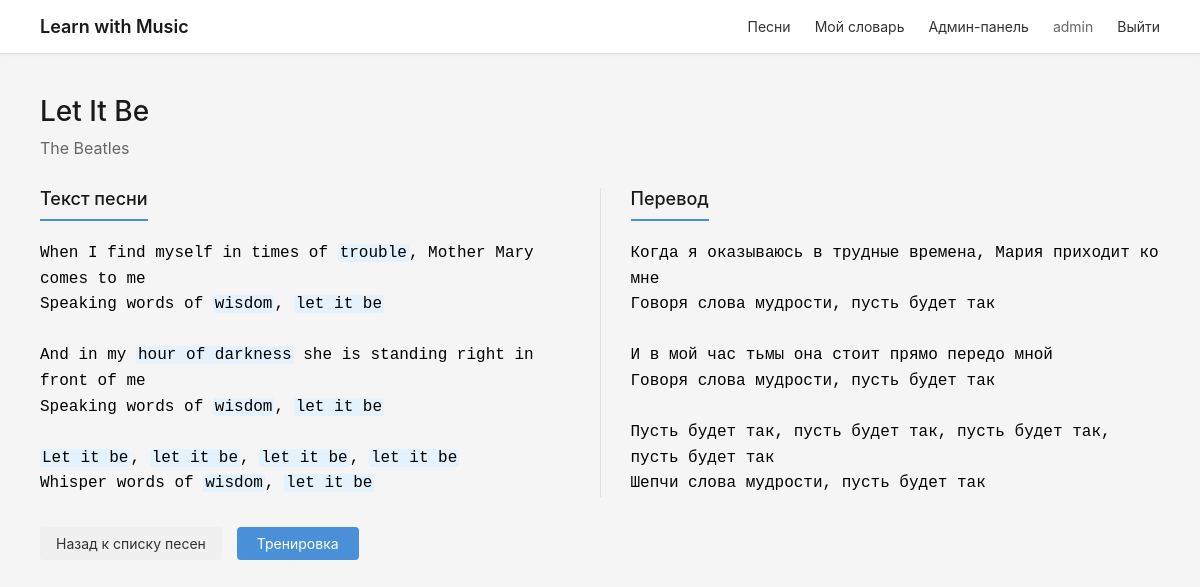
Page /music/study/1/ (signed in) on the committed database.
### music/models.py (models this page shows, shortened)
class Song(models.Model):
    LEVEL_CHOICES = [
        ('A1', 'Начальный (A1)'),
        ('A2', 'Элементарный (A2)'),
        ('B1', 'Средний (B1)'),
        ('B2', 'Выше среднего (B2)'),
        ('C1', 'Продвинутый (C1)'),
    ]
    title = models.CharField('название', max_length=200)
    artist = models.CharField('исполнитель', max_length=200)
    lyrics = models.TextField('текст песни')
    translate = models.TextField('перевод песни')
    level = models.CharField('уровень', max_length=2, choices=LEVEL_CHOICES, default='A1')
    vocabulary = models.TextField(
        'словарь песни',
        help_text='Формат JSON: {"word": "translation", "phrase": "translation"}',
        default='{}'
    )
    created_at = models.DateTimeField('дата добавления', auto_now_add=True)
    class Meta:
        verbose_name = 'song'
        verbose_name_plural = 'songs'
        ordering = ['-created_at']
    def get_vocabulary_dict(self):
        try:
            return json.loads(self.vocabulary)
        except json.JSONDecodeError:
            return {}

### music/views.py (the view)
# urls.py: path('study/<int:song_id>/', views.study_song, name='study_song'),
def study_song(request, song_id):
    song = get_object_or_404(Song, id=song_id)
    vocab = song.get_vocabulary_dict()
    return render(request, 'music/study_song.html', {'song': song, 'vocab': vocab})

### music/templates/music/study_song.html (shortened to what this page needs)
{% extends 'music/base.html' %}
{% block content %}
<div class="song-header">
    <h2>{{ song.title }}</h2>
    <div class="song-artist">{{ song.artist }}</div>
</div>
<div class="content-columns">
    <div class="lyrics-column">
        <div class="column-title">Текст песни</div>
        <div id="lyrics-container" class="lyrics-text">{{ song.lyrics|linebreaksbr }}</div>
    </div>
    <div class="translation-column">
        <div class="column-title">Перевод</div>
        <div id="translation-container" class="lyrics-text">{{ song.translate|linebreaksbr }}</div>
    </div>
</div>
<div class="action-buttons">
    <a href="{% url 'song_list' %}" class="btn-back">Назад к списку песен</a>
    <a href="{% url 'train_song' song.id %}" class="btn-train">Тренировка</a>
</div>
{% endblock %}

### music/templates/music/base.html (shortened to what this page needs)
<!DOCTYPE html>
<html>
<head>
</head>
<body>
    <div class="navbar">
        <div class="nav-container">
            <a href="{% url 'home' %}" class="nav-brand">Learn with Music</a>
            <div class="nav-links">
                <a href="{% url 'song_list' %}">Песни</a>
                <a href="{% url 'vocabulary' %}">Мой словарь</a>
                {% if user.is_authenticated %}
                    {% if user.is_staff or user.is_superuser %}
                        <a href="{% url 'admin:index' %}">Админ-панель</a>
                    {% endif %}
                <span class="user-info">{{ user.username }}</span>
                <a href="{% url 'logout' %}">Выйти</a>
                {% else %}
                    <a href="{% url 'login' %}">Войти</a>
                    <a href="{% url 'register' %}">Регистрация</a>
                {% endif %}
            </div>
        </div>
    </div>
    <div class="container">
        {% block content %}{% endblock %}
    </div>
</body>
</html>

### music/templates/music/base.html (style rules this page uses)
* { margin: 0; padding: 0; box-sizing: border-box; }
body { font-family: -apple-system, BlinkMacSystemFont, 'Segoe UI', Arial, sans-serif; background-color: #f5f5f5; }
.navbar { background-color: white; border-bottom: 1px solid #e0e0e0; padding: 0 40px; box-shadow: 0 1px 3px rgba(0,0,0,0.05); }
.nav-container { max-width: 1200px; margin: 0 auto; display: flex; justify-content: space-between; align-items: center; padding: 16px 0; }
.nav-links { display: flex; gap: 24px; align-items: center; }
.nav-links a { color: #333; text-decoration: none; font-size: 14px; }
.nav-brand { font-weight: 600; font-size: 18px; color: #1a1a1a; text-decoration: none; }
.user-info { color: #666; font-size: 14px; }
.container { max-width: 1200px; margin: 0 auto; padding: 40px; }

### music/templates/music/study_song.html (style rules this page uses)
.song-header { margin-bottom: 30px; }
.song-header h2 { margin: 0 0 10px 0; color: #1a1a1a; font-size: 28px; font-weight: 500; }
.song-artist { color: #666; font-size: 16px; }
.content-columns { display: flex; gap: 30px; margin: 30px 0; }
.lyrics-column { flex: 1; border-right: 1px solid #e0e0e0; padding-right: 30px; padding-top: 0; margin-top: 0; }
.translation-column { flex: 1; padding-left: 0; }
.column-title { font-size: 18px; font-weight: 500; color: #1a1a1a; margin-bottom: 20px; padding-bottom: 10px; border-bottom: 2px solid #4a90d9; display: inline-block; }
.lyrics-text { font-family: monospace; font-size: 16px; line-height: 1.6; white-space: pre-wrap; padding: 0; margin: 0; }
#lyrics-container { padding: 0; margin: 0; }
.action-buttons { margin-top: 30px; display: flex; gap: 15px; align-items: center; }
.btn-back { display: inline-block; padding: 8px 16px; background-color: #f0f0f0; color: #333; text-decoration: none; border-radius: 4px; font-size: 14px; transition: background-color 0.2s; }
.btn-train { display: inline-block; padding: 8px 20px; background-color: #4a90d9; color: white; text-decoration: none; border-radius: 4px; font-size: 14px; transition: background-color 0.2s; }

### rows in the picture
Song: title "Let It Be", artist "The Beatles", lyrics "When I find myself in times of Speaking words of And in my Speaking words of Whisper words of", translate "Когда я оказываюсь в трудные времена, Мария приходит ко мне Говоря слова мудрости, пусть будет так И в мой час тьмы она стоит прямо передо мной Говоря слова мудрости, пусть будет так Пусть будет так, пусть будет так, пусть будет так, пусть будет так Шепчи слова мудрости, пусть будет так"

### other values in the picture
{{ user.username }} "admin"
